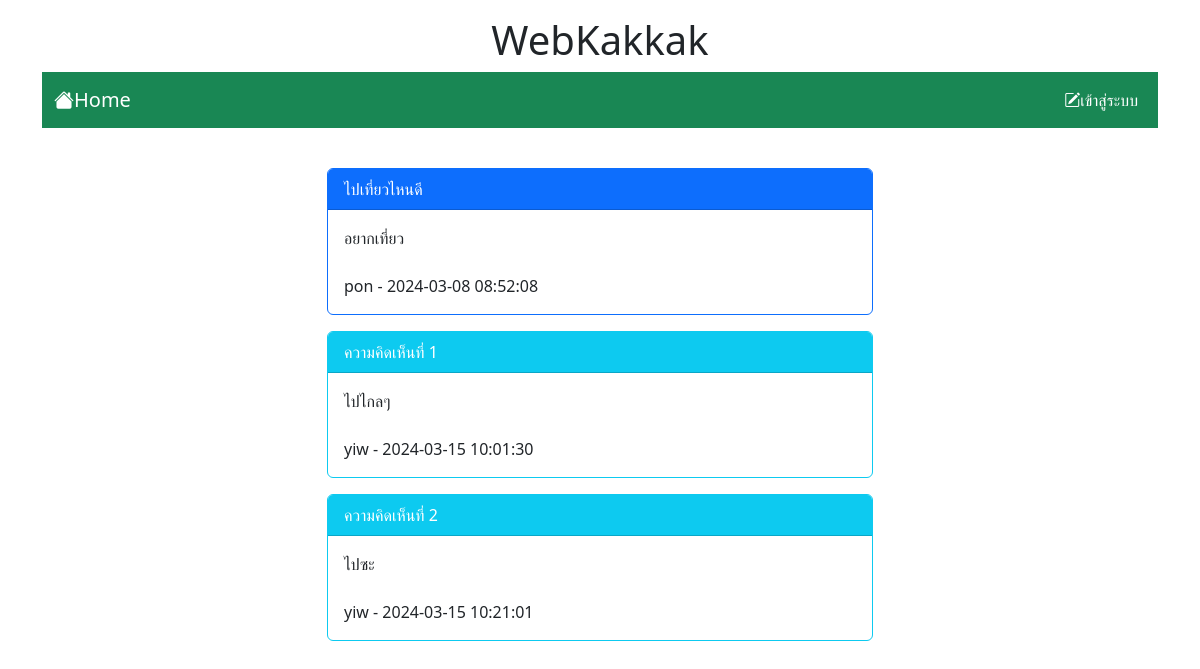
Screenshot of /post.php?id=3 with the database file from the repository.
### tables this page shows
CREATE TABLE `post` (
  `id` int(11) NOT NULL,
  `title` varchar(128) NOT NULL,
  `content` varchar(2048) NOT NULL,
  `post_date` datetime NOT NULL,
  `cat_id` int(11) NOT NULL,
  `user_id` int(11) NOT NULL
);

CREATE TABLE `user` (
  `id` int(11) NOT NULL,
  `login` varchar(32) NOT NULL,
  `password` varchar(64) NOT NULL,
  `name` varchar(64) NOT NULL,
  `gender` char(1) NOT NULL,
  `email` varchar(32) NOT NULL,
  `role` char(1) NOT NULL
);

CREATE TABLE `comment` (
  `id` int(11) NOT NULL,
  `content` varchar(20148) NOT NULL,
  `post_date` datetime NOT NULL,
  `user_id` int(11) NOT NULL,
  `post_id` int(11) NOT NULL
);

### post.php (the view, shortened to what this page needs)
<!DOCTYPE html>
<html lang="en">
<head>
    <link rel="stylesheet" href="https://cdn.jsdelivr.net/npm/bootstrap-icons@1.11.3/font/bootstrap-icons.min.css">
    <link rel="stylesheet" href="bootstrap-5.3.2-dist/css/bootstrap.min.css">
</head>
<body>
    <div class="container-lg">
        <h1 class="mt-3" style="text-align: center;">WebKakkak</h1>
        <?php include "nav.php" ?>
        <div class="row mt-4">
            <div class="col-lg-3 col-md-2 col-sm-1"></div>
            <div class="col-lg-6 col-md-8 col-sm-10">
                <?php
                $conn = new PDO("mysql:host=localhost;dbname=webboard;charset=utf8", "root", "");
                $sql = "SELECT post.title,post.content,post.post_date,user.login
                        FROM post INNER JOIN user ON (post.user_id=user.id)
                        WHERE post.id=$_GET[id]";
                $result = $conn->query($sql);
                while ($row = $result->fetch()) {
                    echo "<div class='card border-primary mt-3'>";
                    echo "<div class='card-header bg-primary text-white'>
                                $row[title]
                            </div>";
                    echo "<div class='card-body'>
                                $row[content]
                                <br><br>
                                $row[login] - $row[post_date]
                            </div>";
                    echo "</div>";
                }
                $sql = "SELECT comment.content, comment.post_date, user.login
                        FROM comment INNER JOIN user ON (comment.user_id=user.id)
                        WHERE comment.post_id=$_GET[id]";
                $result = $conn->query($sql);
                $i = 1;
                while ($row = $result->fetch()) {
                    echo "<div class='card border-info mt-3'>";
                    echo "<div class='card-header bg-info text-white'>
                                ความคิดเห็นที่ $i
                            </div>";
                    echo "<div class='card-body'>
                                $row[content]
                                <br><br>
                                $row[login] - $row[post_date]
                            </div>";
                    echo "</div>";
                    $i = $i + 1;
                }
                ?>
            </div><br>
        </div>
    </div>
</body>
</html>

### rows the page displays
post: title "ไปเที่ยวไหนดี", content "อยากเที่ยว", user.login "pon", post_date "2024-03-08 08:52:08"
comment: content "ไปไกลๆ", user.login "yiw", post_date "2024-03-15 10:01:30"
comment: content "ไปซะ", user.login "yiw", post_date "2024-03-15 10:21:01"
